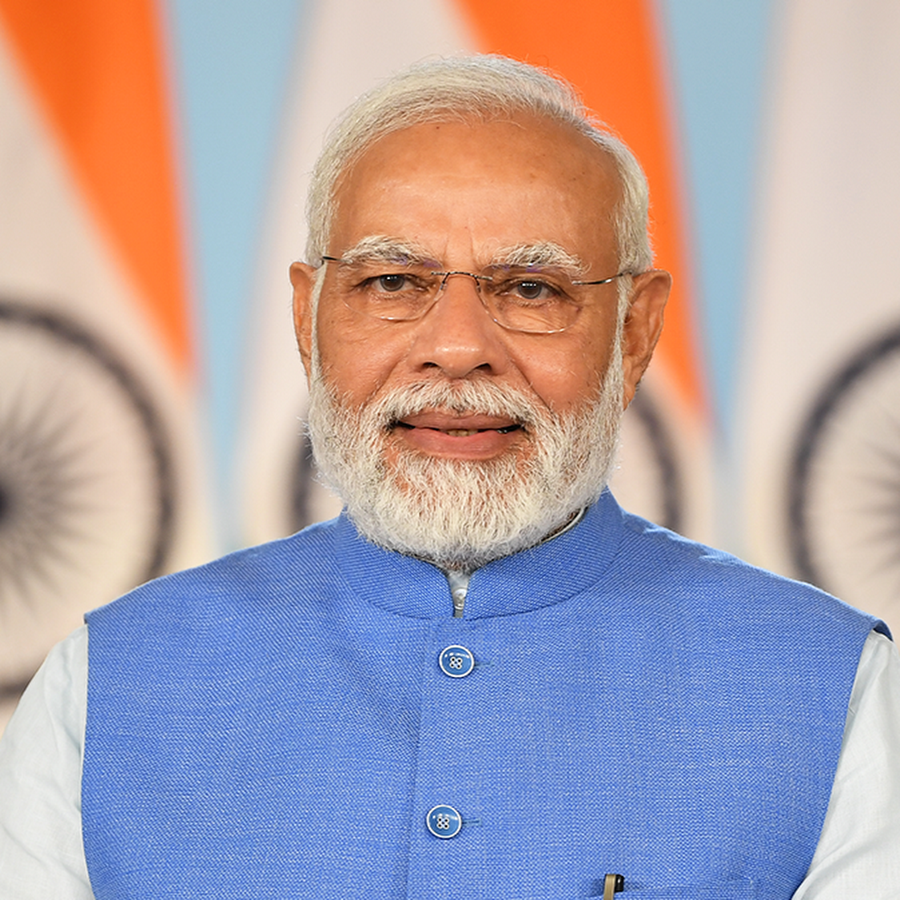
#> input picture image_processing/modi.jpg, 900 x 900 px, found by its file name
$ python EXP14.py
#> lines starting #> are read from the running program, lines starting #| are printed output that depends on the picture; after the words box and inside, x2 and y2 are one past the last pixel; in counts of white or black regions, pixels touching at a corner belong together
# [19 lines of commented-out code are left out]


import cv2
import sys

# 1. Load the reliable input image in grayscale
img_path = r"C:\IP\24UADS1014-CHANDRAKANT-IMAGE-PROCESSING-2026-main\image_processing\modi.jpg"
img = cv2.imread(img_path, cv2.IMREAD_GRAYSCALE)
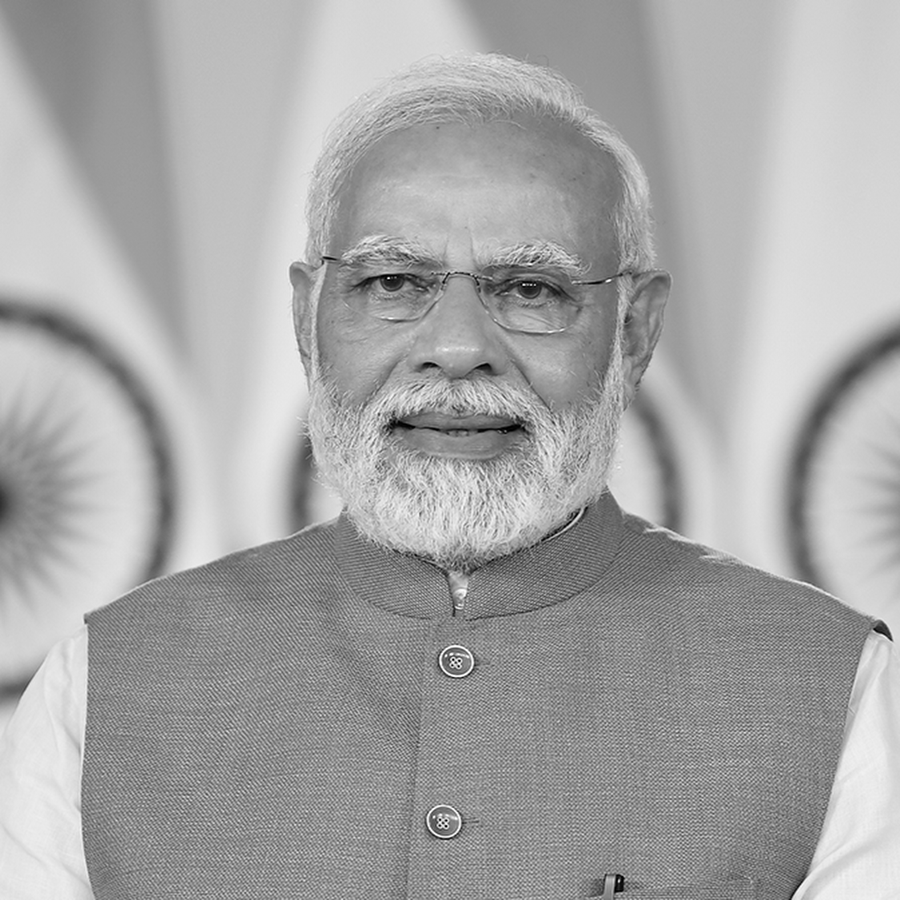
#> img: shape (900, 900); min 0, max 255, mean 166.6

if img is None:
    print(f"Error: Could not load image at {img_path}.")
    sys.exit()

# Resize for clean display windows
img = cv2.resize(img, (400, 400))
#> img: shape (400, 400)

# ==========================================
# i. Simple Thresholding
# ==========================================
# We manually set a global threshold value (e.g., 127).
# Pixels > 127 become white (255), else black (0).
_, thresh_simple = cv2.threshold(img, 127, 255, cv2.THRESH_BINARY)
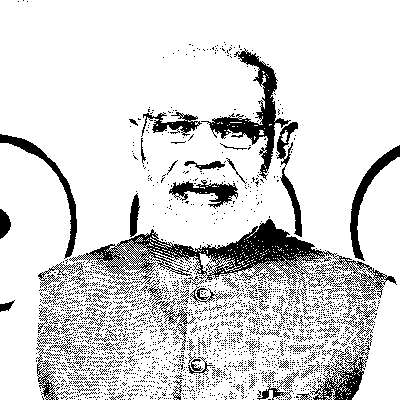
#> thresh_simple: shape (400, 400); 84.7% white; 2224 black regions (2140 under 20 px), largest, box (x1, y1, x2, y2) and area: (69, 219, 397, 318) 6391, (201, 48, 291, 180) 2359, (310, 342, 370, 400) 1216

# ==========================================
# ii. Adaptive Thresholding
# ==========================================
# Calculates the threshold for small regions (11x11 block size here).
# Using a Gaussian weighted sum of neighborhood values.
thresh_adaptive = cv2.adaptiveThreshold(img, 255, cv2.ADAPTIVE_THRESH_GAUSSIAN_C,
                                        cv2.THRESH_BINARY, 11, 2)
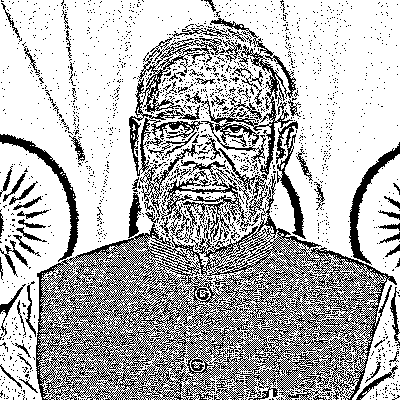
#> thresh_adaptive: shape (400, 400); 71.2% white; black in thin lines or dots

# ==========================================
# iii. Otsu Thresholding
# ==========================================
# Automatically calculates the optimal global threshold value.
# We pass 0 as the manual value because Otsu overrides it.
_, thresh_otsu = cv2.threshold(img, 0, 255, cv2.THRESH_BINARY + cv2.THRESH_OTSU)
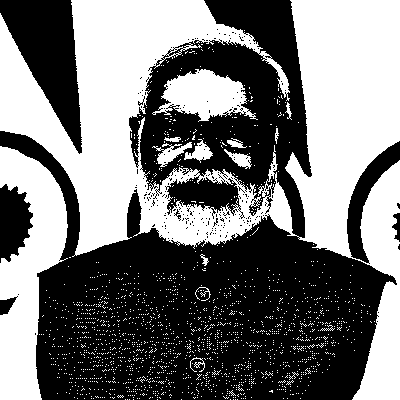
#> thresh_otsu: shape (400, 400); 46.7% white; 1791 white regions (1776 under 20 px), largest, box (x1, y1, x2, y2) and area: (0, 0, 400, 400) 57864, (0, 146, 68, 400) 9890, (152, 69, 258, 122) 3070

# ==========================================
# Displaying the Results
# ==========================================
cv2.imshow("1. Original Grayscale", img)
cv2.imshow("2. Simple Threshold (Global=127)", thresh_simple)
cv2.imshow("3. Adaptive Threshold (Gaussian)", thresh_adaptive)
cv2.imshow("4. Otsu Threshold (Automatic)", thresh_otsu)

# Wait for key press to close windows
cv2.waitKey(0)
cv2.destroyAllWindows()

$ run again, with image_processing/EXP8.jpg copied over image_processing/modi.jpg
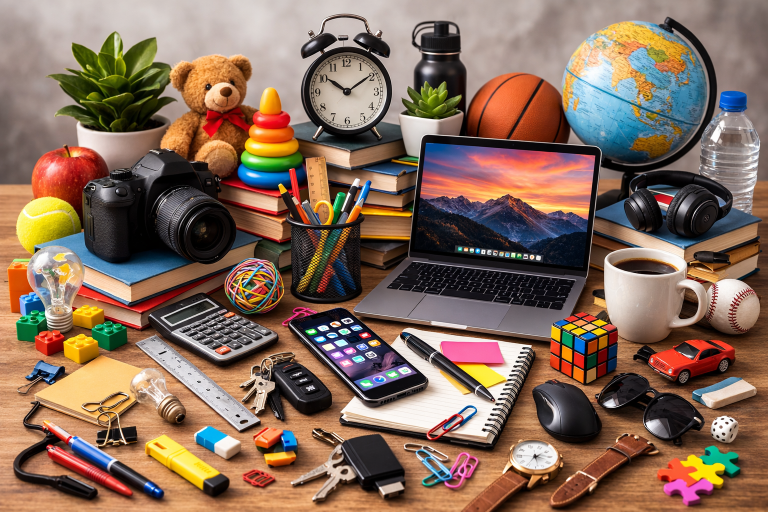
#> input picture image_processing/EXP8.jpg, 1536 x 1024 px, found by its file name (shown at 1/2 size)
#> `_, thresh_simple = cv2.threshold(img, 127, 255, cv2.THRESH_BINARY)`:
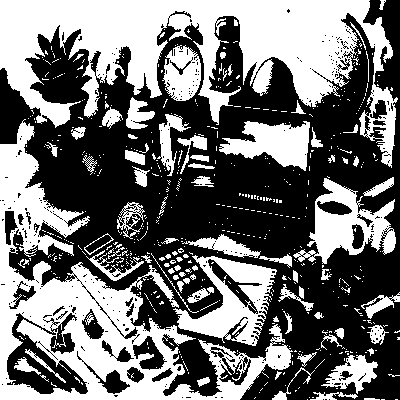
#> thresh_simple: shape (400, 400); 44.8% white; 565 white regions (484 under 20 px), largest, box (x1, y1, x2, y2) and area: (0, 0, 398, 168) 27009, (0, 119, 293, 400) 21732, (173, 255, 277, 346) 4103
#> thresh_adaptive: shape (400, 400); 58% white; 1514 black regions (1364 under 20 px), largest, box (x1, y1, x2, y2) and area: (0, 0, 400, 400) 43487, (7, 306, 99, 395) 2097, (201, 205, 301, 242) 1612
#> `_, thresh_otsu = cv2.threshold(img, 0, 255, cv2.THRESH_BINARY + cv2.TH..`:
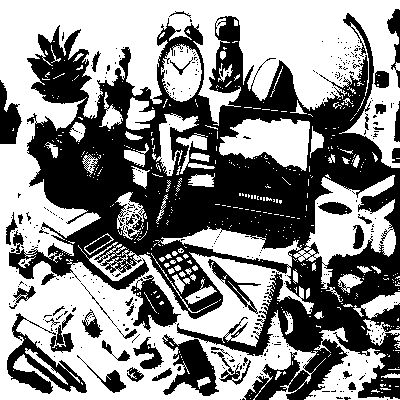
#> thresh_otsu: shape (400, 400); 54.3% white; 365 black regions (323 under 20 px), largest, box (x1, y1, x2, y2) and area: (9, 13, 400, 400) 61342, (7, 313, 87, 394) 2007, (162, 334, 219, 396) 1649
